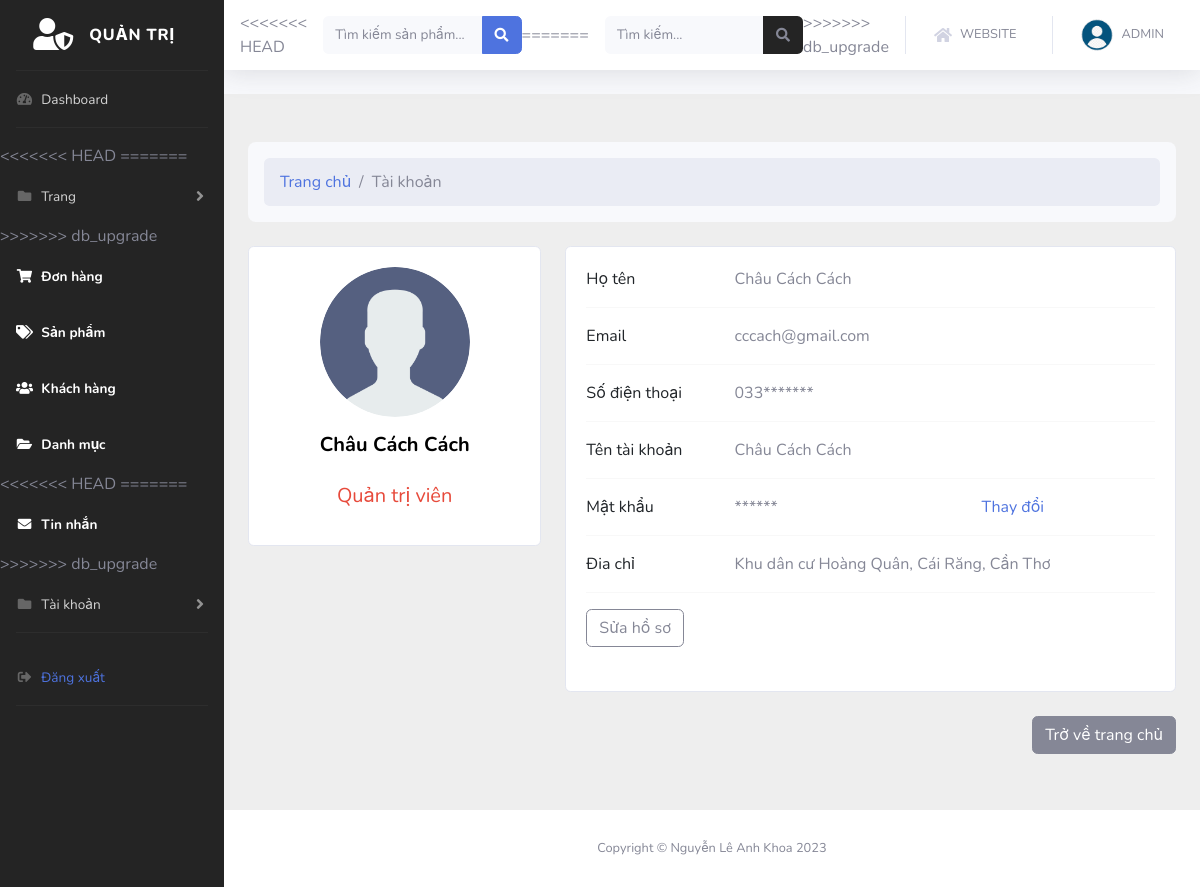
The app's page /admin/thongtinadmin.php (signed in) with its own data.
### tables this page shows
CREATE TABLE `quanli_user` (
  `user_id` int(11) NOT NULL,
  `role` tinyint(1) NOT NULL,
  `user_name` varchar(100) NOT NULL,
  `user_code` varchar(10) NOT NULL,
  `user_email` varchar(50) NOT NULL,
  `user_phone` varchar(10) NOT NULL,
  `user_address` varchar(255) NOT NULL,
  `user_password` varchar(100) NOT NULL
);

### admin/thongtinadmin.php (the view, shortened to what this page needs)
<?php
    include('../db/connect.php');
?>
<!DOCTYPE html>
<html lang="en">
<?php
    include('./common/head.php')
?>
<body id="page-top">
    <div id="wrapper">
        <?php
        include('./common/sidebar.php');
        ?>
        <div id="content-wrapper" class="d-flex flex-column">
            <div id="content">
                <?php
                include('./common/topbar.php');
                ?>
                <section style="background-color: #eee;">
                    <div class="container py-5">
                        <div class="row">
                            <div class="col">
                                <nav aria-label="breadcrumb" class="bg-light rounded-3 p-3 mb-4">
                                    <ol class="breadcrumb mb-0">
                                        <li class="breadcrumb-item"><a href="index.php">Trang chủ</a></li>
                                        <li class="breadcrumb-item active" aria-current="page">Tài khoản</li>
                                    </ol>
                                </nav>
                            </div>
                        </div>
                        <?php
                        $user_id_admin = $_SESSION['login_admin_id'];
                        $sql_select_user = mysqli_query($mysqli, "SELECT * FROM quanli_user WHERE user_id = '$user_id_admin'");
                        $row_user = mysqli_fetch_array($sql_select_user);
                        ?>
                        <div class="row">
                            <div class="col-lg-4">
                                <div class="card mb-4">
                                    <div class="card-body text-center">
                                        <img src="../images/avatar1.png" alt="avatar" class="rounded-circle img-fluid" style="width: 150px;">
                                        <h5 class="my-3 font-weight-bold"><?php echo $row_user['user_name'] ?></h5>
                                            <p class="mb-1 form-control-lg text-danger">Quản trị viên</p>
                                    </div>
                                </div>
                            </div>
                            <div class="col-lg-8">
                                <div class="card mb-4">
                                    <div class="card-body">
                                        <div class="row">
                                            <div class="col-sm-3">
                                                <p class="mb-0">Họ tên</p>
                                            </div>
                                            <div class="col-sm-9">
                                                <p class="text-muted mb-0"><?php echo $row_user['user_name'] ?></p>
                                            </div>
                                        </div>
                                        <hr>
                                        <div class="row">
                                            <div class="col-sm-3">
                                                <p class="mb-0">Email</p>
                                            </div>
                                            <div class="col-sm-5">
                                                <p class="text-muted mb-0"><?php echo $row_user['user_email'] ?></p>
                                            </div>
                                        </div>
                                        <hr>
                                        <div class="row">
                                            <div class="col-sm-3">
                                                <p class="mb-0">Số điện thoại</p>
                                            </div>
                                            <div class="col-sm-5">
                                                <?php
                                                $fullPhoneNumber = $row_user['user_phone'];
                                                $maskedPhoneNumber = substr($fullPhoneNumber, 0, -7) . '*******';
                                                ?>
                                                <p class="text-muted mb-0"><?php echo $maskedPhoneNumber ?></p>
                                            </div>
                                        </div>
                                        <hr>
                                        <div class="row">
                                            <div class="col-sm-3">
                                                <p class="mb-0">Tên tài khoản</p>
                                            </div>
                                            <div class="col-sm-9">
                                                <p class="text-muted mb-0"><?php echo $row_user['user_name'] ?></p>
                                            </div>
                                        </div>
                                        <hr>
                                        <div class="row">
                                            <div class="col-sm-3">
                                                <p class="mb-0">Mật khẩu</p>
                                            </div>
                                            <div class="col-sm-5">
                                                <?php
                                                $userPassword = $row_user['user_password'];
                                                $maskedPassword = str_repeat('*', strlen($userPassword));
                                                ?>
                                                <p class="text-muted mb-0"><?php echo $maskedPassword ?></p>
                                            </div>
                                            <div class="col-sm-3">
                                                <a href="change_admin_password.php" class="text-primary mb-0">Thay đổi</a>
                                            </div>
                                        </div>
                                        <hr>
                                        <div class="row">
                                            <div class="col-sm-3">
                                                <p class="mb-0">Đia chỉ</p>
                                            </div>
                                            <div class="col-sm-9">
                                                <p class="text-muted mb-0"><?php echo $row_user['user_address'] ?></p>
                                            </div>
                                        </div>
                                        <hr>
                                        <div class="row">
                                            <div class="col-sm-6 d-flex">
                                                <a href="./edit_admin.php" class="btn btn-outline-secondary btn-rounded mb-4">
                                                    Sửa hồ sơ
                                                </a>
                                            </div>
                                        </div>
                                    </div>
                                </div>
                                <div class="my-2 text-right">
                                    <a href="index.php" class="btn btn-secondary ">Trở về trang chủ</a>
                                </div>
                            </div>
                        </div>
                    </div>
                </section>
            </div>
            <?php
            include('./common/footer.php')
            ?>
        </div>
    </div>
</body>
</html>

### records on screen
quanli_user: user_name "Châu Cách Cách", user_email "cccach@gmail.com", user_phone "033*******", user_password "******", user_address "Khu dân cư Hoàng Quân, Cái Răng, Cần Thơ"
